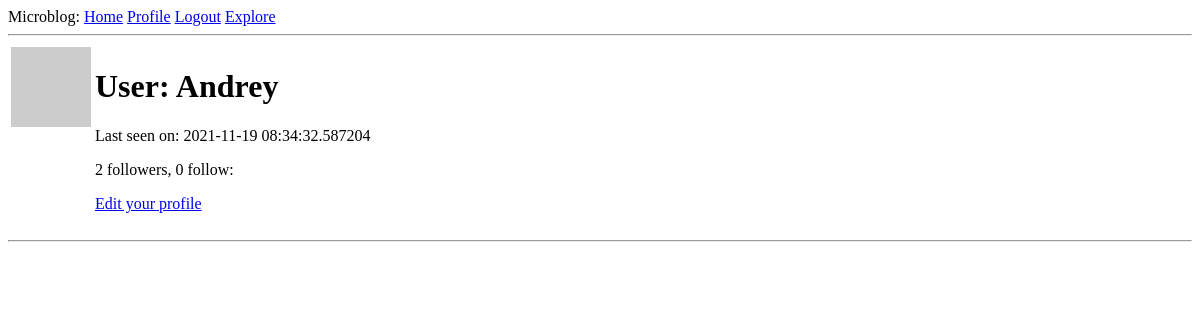
Page /user/Andrey (signed in) on the earlier database version.
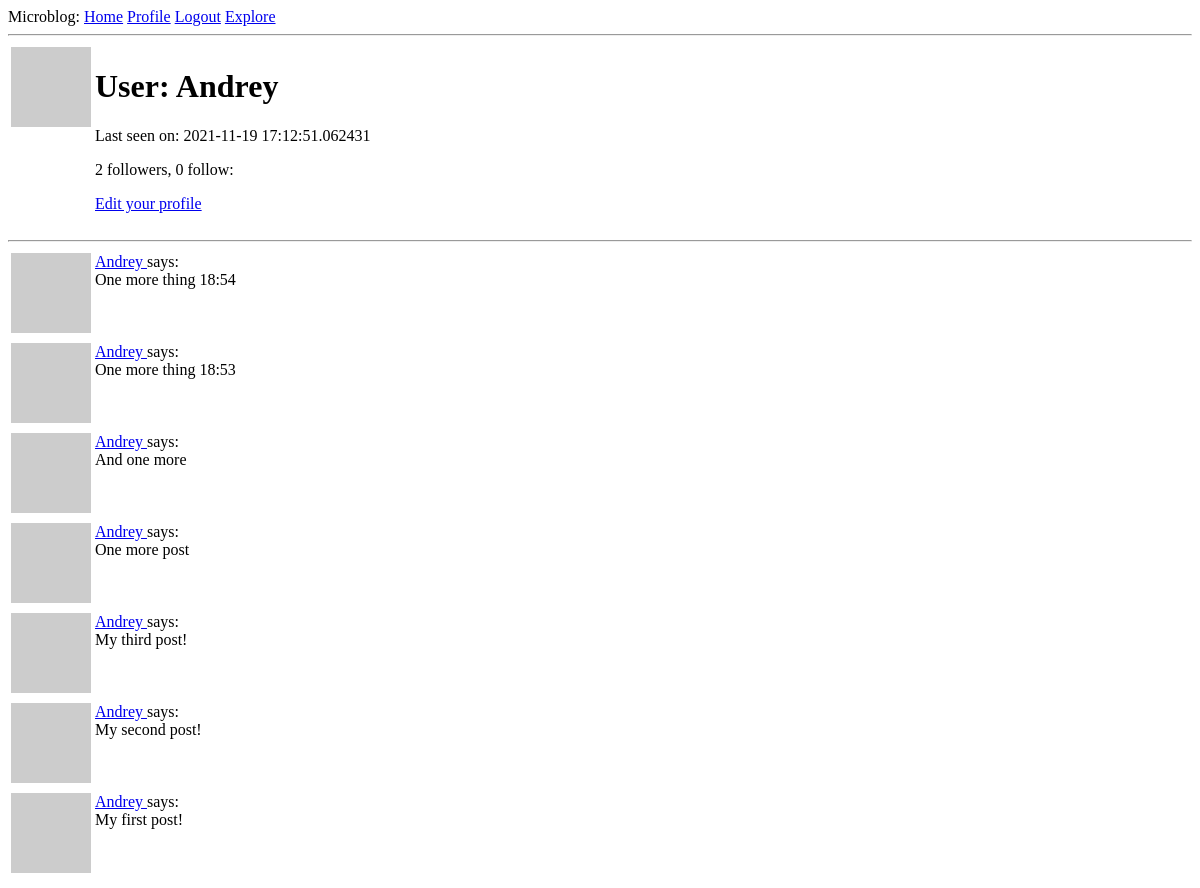
Same page on the later database version.
### app/models.py (models this page shows, shortened)
class User(UserMixin, db.Model):
    id = db.Column(db.Integer, primary_key=True)
    username = db.Column(db.String(64), index=True, unique=True)
    email = db.Column(db.String(120), index=True, unique=True)
    password_hash = db.Column(db.String(128))
    posts = db.relationship('Post', backref='author', lazy='dynamic')
    about_me = db.Column(db.String(140))
    last_seen = db.Column(db.DateTime, default=datetime.utcnow)
    followed = db.relationship('User', secondary=followers,
                               primaryjoin=(followers.c.follower_id == id),
                               secondaryjoin=(followers.c.followed_id == id),
                               backref=db.backref('followers', lazy='dynamic'),
                               lazy='dynamic')
    def avatar(self, size):
        digest = md5(self.email.lower().encode('utf-8')).hexdigest()
        return f'https://www.gravatar.com/avatar/{digest}?d=identicon&s={size}'

class Post(db.Model):
    id = db.Column(db.Integer, primary_key=True)
    body = db.Column(db.String(140))
    timestamp = db.Column(db.DateTime, index=True, default=datetime.utcnow)
    user_id = db.Column(db.Integer, db.ForeignKey('user.id'))

### app/routes.py (the view)
@app.route('/user/<username>')
@login_required
def user(username):
    user = User.query.filter_by(username=username).first_or_404()
    page = request.args.get('page', 1, type=int)
    posts = user.posts.order_by(Post.timestamp.desc()).paginate(
        page, app.config['POSTS_PER_PAGE'], False)
    next_url = url_for('user', username=user.username, page=posts.next_num) \
        if posts.has_next else None
    prev_url = url_for('user', username=user.username, page=posts.prev_num) \
        if posts.has_prev else None
    form = EmptyForm()
    return render_template('user.html',
                           user=user,
                           posts=posts.items,
                           next_url=next_url,
                           prev_url=prev_url,
                           form=form)

### app/models.py (called while the page is built)
@login.user_loader
def load_user(id):
    return User.query.get(int(id))

### app/routes.py (called while the page is built)
@app.before_request
def before_request():
    if current_user.is_authenticated:
        current_user.last_seen = datetime.utcnow()
        db.session.commit()

### app/templates/user.html (shortened to what this page needs)
{% extends "base.html" %}
{% block content %}
    <table>
        <tr valign="top">
            <td><img src="{{ user.avatar(128) }}"></td>
            <td>
                <h1>User: {{user.username}}</h1>
                {% if user.last_seen %}<p>Last seen on: {{ user.last_seen }}</p>{% endif %}
                <p>{{ user.followers.count() }} followers, {{ user.followed.count() }} follow:</p>
                {% if user == current_user %}
                <p><a href="{{ url_for('edit_profile') }}">Edit your profile</a></p>
                {% endif %}
            </td>
        </tr>
    </table>
    <hr>
    {% for post in posts %}
        {% include '_post.html' %}
    {% endfor %}
{% endblock %}

### app/templates/_post.html
<table>
    <tr valign="top">
        <td><img src="{{ post.author.avatar(36) }}"></td>
        <td>
            <a href="{{ url_for('user', username=post.author.username) }}">
                {{ post.author.username }}
            </a>
            says:<br>
            {{ post.body }}
        </td>
    </tr>
</table>

Differences in the rows shown:
changed User "Andrey": last_seen "2021-11-19 08:34:32.587204" → "2021-11-19 17:12:51.062431"
added Post: author.username "Andrey", body "One more thing 18:54"
added Post: author.username "Andrey", body "One more thing 18:53"
added Post: author.username "Andrey", body "And one more"
added Post: author.username "Andrey", body "One more post"
added Post: author.username "Andrey", body "My third post!"
added Post: author.username "Andrey", body "My second post!"
added Post: author.username "Andrey", body "My first post!"
